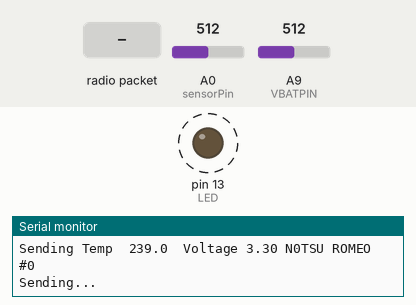
The sketch below on a simulated Arduino Mega 2560, built with avr-gcc and run on an emulated ATmega2560. On the bench: output pins drawn as LEDs (lit = HIGH), the last lines printed to the serial monitor. Dashed ring = blinking. Inputs (shaded band) come from the test bench; at power-on: A0 (sensorPin) = 512, A9 (VBATPIN) = 512. No radio packets arrive unless stated; pins used as bus, display or sensor lines are not drawn.

Above: at 1.3 s.
1.4 s: radio packet "1" arrives
At 2.89 s:
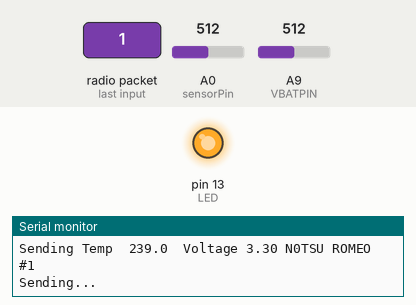
At 3.6 s:
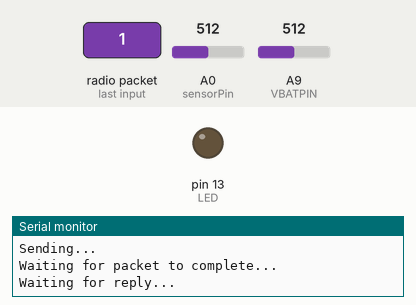
Timing chart, 0 to 10.4 s (numbered marks = the images above; inputs shaded):
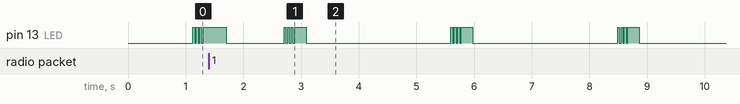

The sketch:

tango.ino
```cpp
// Feather32u4 rfm96_TX
// -*- mode: C++ -*-
//  **  tango  **  messaging client (transmitter)
//Isaiah Keating is the dude

#include <SPI.h>
#include <RH_RF95.h>
#include <RHReliableDatagram.h>

#define CLIENT_ADDRESS 42
#define SERVER_ADDRESS 128

// for feather32u4
#define RFM95_CS 8
#define RFM95_RST 4
#define RFM95_INT 7

#define LED 13

int sensorPin = 0; //the analog pin the TMP36's Vout (sense) pin is connected to
int reading = 0;

// Change to 434.0 or other frequency, must match RX's freq!
#define RF95_FREQ 434.0

// Singleton instance of the radio driver
RH_RF95 rf95(RFM95_CS, RFM95_INT);

RHReliableDatagram manager(rf95, CLIENT_ADDRESS);

void setup()
{
  pinMode(RFM95_RST, OUTPUT);
  digitalWrite(RFM95_RST, HIGH);

  pinMode(LED, OUTPUT);

  Serial.begin(115200);
  //while (!Serial) {
  //  delay(1);
  //}

  delay(100);

  Serial.println("Feather LoRa TX Test!");

  // manual reset
  digitalWrite(RFM95_RST, LOW);
  delay(10);
  digitalWrite(RFM95_RST, HIGH);
  delay(10);

  while (!manager.init())
    {
      Serial.println("LoRa radio init failed");
      Serial.println("Uncomment '#define SERIAL_DEBUG' in RH_RF95.cpp for detailed debug info");
      while (1);
    }
  Serial.println("LoRa radio init OK!");
  // Defaults after init are 434.0MHz, modulation GFSK_Rb250Fd250, +13dbM
  if (!rf95.setFrequency(RF95_FREQ))
    {
      Serial.println("setFrequency failed");
      while (1);
    }
  Serial.print("Set Freq to: "); Serial.println(RF95_FREQ);

  // Defaults after init are 434.0MHz, 13dBm, Bw = 125 kHz, Cr = 4/5, Sf = 128chips/symbol, CRC on

  // The default transmitter power is 13dBm, using PA_BOOST.
  // If you are using RFM95/96/97/98 modules which uses the PA_BOOST transmitter pin, then
  // you can set transmitter powers from 5 to 23 dBm:
  rf95.setTxPower(23, false);
}

int16_t packetnum = 0;  // packet counter, we increment per xmission

char radiopacket[60] = "Temp         Voltage      N0TSU ROMEO  # ";
char vBat[5] = {0};
char temp[10] = {0};

void loop()
{
  temp[9] = {0};
  vBat[4] = NULL;
  radiopacket[59] = NULL;
  delay(1000); // Wait 2.5 second between transmits, could also 'sleep' here!

  Serial.println("Transmitting..."); // Send a message to rf95_server

  //reading temperature and coverting it to string and storing it in an array
  reading = analogRead(sensorPin);
  float voltage = reading * 3.3;
  voltage /= 1024.0;
  float temperatureC = (voltage - 0.5) * 100 ;
  float temperatureF = (temperatureC * 9.0 / 5.0) + 32.0;
  dtostrf(temperatureF, 4, 2, temp);

  //Serial.print(temperatureF);
  radiopacket[6] = temp[0];
  radiopacket[7] = temp[1];
  radiopacket[8] = temp[2];
  radiopacket[9] = temp[3];
  radiopacket[10] = temp[4];

  //reading voltage and coverting it to string and storing it in an array
  #define VBATPIN A9
  float measuredvbat = analogRead(VBATPIN);
  measuredvbat *= 2;
  measuredvbat *= 3.3;
  measuredvbat /= 1024;
  Serial.print("VBat: ");
  Serial.println(measuredvbat);
  dtostrf(measuredvbat, 3, 2, vBat);

  radiopacket[21] = vBat[0];
  radiopacket[22] = vBat[1];
  radiopacket[23] = vBat[2];
  radiopacket[24] = vBat[3];

  itoa( packetnum++, radiopacket+40, 10);

  Serial.print("Sending ");
  Serial.println(radiopacket);
  Serial.println("Sending...");
      digitalWrite(LED, HIGH); delay(30);
      digitalWrite(LED, LOW);delay(30);
      digitalWrite(LED, HIGH); delay(30);
      digitalWrite(LED, LOW);delay(30);
      digitalWrite(LED, HIGH); delay(30);
      digitalWrite(LED, LOW);delay(30);
      digitalWrite(LED, HIGH); delay(30);
  //delay(10);
  manager.sendtoWait(radiopacket, sizeof(radiopacket), SERVER_ADDRESS);
  Serial.println("Waiting for packet to complete...");
  delay(10);
  manager.waitPacketSent();

  digitalWrite(LED, LOW);

  // Now wait for a reply
  Serial.println("Waiting for reply...");
  uint8_t buf[RH_RF95_MAX_MESSAGE_LEN];
  uint8_t len = sizeof(buf);
  uint8_t from;

  if (rf95.waitAvailableTimeout(1500)) // needed to increase timeout
    {
      digitalWrite(LED, HIGH); delay(200);
      // Should be a reply message for us now
      if (manager.recvfromAckTimeout(buf, &len, 2000, &from))
        {
          Serial.print("Got reply from : 0x");
          Serial.print(from, HEX);
          Serial.print(": ");
          Serial.println((char*)buf);
          Serial.print("RSSI: ");
          Serial.println(rf95.lastRssi(), DEC);
          digitalWrite(LED, LOW);
        }
      else
        {
          Serial.println("Receive failed");
        }
    }
  else
    {
      Serial.println("No reply, is there a listener around?");
    }
}
```

Measured:
- by itself, pin 13 (LED): repeats every 2.9 s: 3 × (HIGH 0.03 s, LOW 0.03 s), HIGH 0.20 s, LOW 2.5 s
